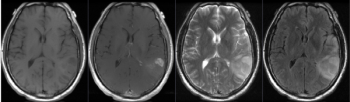

Source code (Python):
""" This is Step 1. The user selects the pre- and, if preferred, post-contrast
    volumes.
"""

from __main__ import qt, ctk, slicer

from GBMWizardStep import *
from Helper import *

""" VolumeSelectStep inherits from GBMWizardStep, with itself inherits
    from a ctk workflow class. 
"""

class VolumeSelectStep(GBMWizardStep) :

    def __init__(self, stepid):

        """ This method creates a drop-down menu including the whole step.
            The description also acts as a tooltip for the button. There may be 
            some way to override this. The initialize method is inherited
            from ctk.
        """

        self.initialize( stepid )
        self.setName('1. Volume Selection')

        self.__parent = super(VolumeSelectStep, self)

        self.volumeLabels = ['t1Pre', 't1Post', 't2', 'flair']

    def createUserInterface(self):

        """ This method uses qt to create a user interface. qMRMLNodeComboBox
            is a drop down menu for picking MRML files. MRML files have to be
            added to a "scene," i.e. the main Slicer container, hence setMRMLScene.
        """

        self.__layout = self.__parent.createUserInterface()

        image_label = qt.QLabel('Test label')
        image = qt.QPixmap('C:/Users/azb22/Documents/GitHub/Public_qtim_tools/SlicerGBMWizard/GBMWizard/GBMWizard_Lib/VolumeSelect.png')
        image_label.setPixmap(image)
        image_label.alignment = 4
        self.__layout.addRow(image_label)

        step_label = qt.QLabel( 'This module requires four MRI volumes for GBM cases. Please select pre- and post-contrast T1 images, a T2 image, and a FLAIR image from a single patient visit. The ability to use multiple cases will be added in future versions.' )
        step_label.setWordWrap(True)
        self.__informationGroupBox = qt.QGroupBox()
        self.__informationGroupBox.setTitle('Information')
        self.__informationGroupBoxLayout = qt.QFormLayout(self.__informationGroupBox)

        self.__volumeSelectionGroupBox = qt.QGroupBox()
        self.__volumeSelectionGroupBox.setTitle('Volume Selection')
        self.__volumeSelectionGroupBoxLayout = qt.QFormLayout(self.__volumeSelectionGroupBox)

        t1PreScanLabel = qt.QLabel('Pre-Contrast T1 Image:')
        self.__t1PreVolumeSelector = slicer.qMRMLNodeComboBox()
        self.__t1PreVolumeSelector.toolTip = "Select a pre-contrast T1 image."
        self.__t1PreVolumeSelector.nodeTypes = ['vtkMRMLScalarVolumeNode']
        self.__t1PreVolumeSelector.setMRMLScene(slicer.mrmlScene)
        self.__t1PreVolumeSelector.addEnabled = 0

        t1PostScanLabel = qt.QLabel('Post-Contrast T1 Image:')
        self.__t1PostVolumeSelector = slicer.qMRMLNodeComboBox()
        self.__t1PostVolumeSelector.toolTip = "Select a post-contrast T1 image."
        self.__t1PostVolumeSelector.nodeTypes = ['vtkMRMLScalarVolumeNode']
        self.__t1PostVolumeSelector.setMRMLScene(slicer.mrmlScene)
        self.__t1PostVolumeSelector.addEnabled = 0

        t2ScanLabel = qt.QLabel('T2 Image:')
        self.__t2VolumeSelector = slicer.qMRMLNodeComboBox()
        self.__t2VolumeSelector.toolTip = "Select a T2 image."
        self.__t2VolumeSelector.nodeTypes = ['vtkMRMLScalarVolumeNode']
        self.__t2VolumeSelector.setMRMLScene(slicer.mrmlScene)
        self.__t2VolumeSelector.addEnabled = 0

        flairScanLabel = qt.QLabel('FLAIR Image:')
        self.__flairVolumeSelector = slicer.qMRMLNodeComboBox()
        self.__flairVolumeSelector.toolTip = "Select a FLAIR image."
        self.__flairVolumeSelector.nodeTypes = ['vtkMRMLScalarVolumeNode']
        self.__flairVolumeSelector.setMRMLScene(slicer.mrmlScene)
        self.__flairVolumeSelector.addEnabled = 0

        self.__layout.addRow(self.__informationGroupBox)
        self.__informationGroupBoxLayout.addRow(step_label)

        self.__layout.addRow(self.__volumeSelectionGroupBox)
        self.__volumeSelectionGroupBoxLayout.addRow(t1PreScanLabel, self.__t1PreVolumeSelector)
        self.__volumeSelectionGroupBoxLayout.addRow(t1PostScanLabel, self.__t1PostVolumeSelector)
        self.__volumeSelectionGroupBoxLayout.addRow(t2ScanLabel, self.__t2VolumeSelector)
        self.__volumeSelectionGroupBoxLayout.addRow(flairScanLabel, self.__flairVolumeSelector)

        self.volumeNodes = [self.__t1PostVolumeSelector.currentNode(), self.__t1PostVolumeSelector.currentNode(), self.__t2VolumeSelector.currentNode(), self.__flairVolumeSelector.currentNode()]

        self.updateWidgetFromParameters(self.parameterNode())

        # This timer is a trick to wait for buttons to load BEFORE deleting them.
        qt.QTimer.singleShot(0, self.killButton)

    def validate(self, desiredBranchId):

        self.__parent.validate( desiredBranchId )

        pNode = self.parameterNode()

        # Temporary
        self.__parent.validationSucceeded(desiredBranchId)   
        return

        for volumeNode, volumeLabel in zip(self.volumeNodes, self.volumeLabels):
            if volumeNode is None:
                self.__parent.validationFailed(desiredBranchId, 'Error','Please select all four volumes to continue with the wizard.')
                break
            elif volumeNode.GetID() == '':
                self.__parent.validationFailed(desiredBranchId, 'Error','Please select a valid volume to threshold.')
                break
            else:
                volumeID = volumeNode.GetID()
                pNode.SetParameter(volumeLabel + 'ID', volumeID)
                pNode.SetParameter('original' + volumeLabel + 'ID', volumeID)
                self.__parent.validationSucceeded(desiredBranchId)    

    def killButton(self):

        # Find 'next' and 'back' buttons to control step flow in individual steps.
        stepButtons = slicer.util.findChildren(className='ctkPushButton')
        
        backButton = ''
        nextButton = ''
        for stepButton in stepButtons:
            if stepButton.text == 'Next':
                nextButton = stepButton
            if stepButton.text == 'Back':
                backButton = stepButton

        backButton.hide()

        # ctk creates an unwanted final page button. This method gets rid of it.
        bl = slicer.util.findChildren(text='ReviewStep')
        if len(bl):
          bl[0].hide()

    def onEntry(self, comingFrom, transitionType):

        super(VolumeSelectStep, self).onEntry(comingFrom, transitionType)

        self.updateWidgetFromParameters(self.parameterNode())

        pNode = self.parameterNode()
        pNode.SetParameter('currentStep', self.stepid)

        qt.QTimer.singleShot(0, self.killButton)

    def onExit(self, goingTo, transitionType):   

        super(GBMWizardStep, self).onExit(goingTo, transitionType) 

    def updateWidgetFromParameters(self, parameterNode):

        # Return if needed.
        pass
